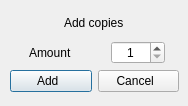
<?xml version="1.0" encoding="UTF-8"?>
<ui version="4.0">
 <class>Dialog</class>
 <widget class="QDialog" name="Dialog">
  <property name="geometry">
   <rect>
    <x>0</x>
    <y>0</y>
    <width>188</width>
    <height>106</height>
   </rect>
  </property>
  <property name="windowTitle">
   <string>Dialog</string>
  </property>
  <widget class="QWidget" name="gridLayoutWidget_11">
   <property name="geometry">
    <rect>
     <x>10</x>
     <y>10</y>
     <width>169</width>
     <height>82</height>
    </rect>
   </property>
   <layout class="QGridLayout" name="gridLayout_12">
    <item row="3" column="0">
     <widget class="QPushButton" name="add_button">
      <property name="layoutDirection">
       <enum>Qt::RightToLeft</enum>
      </property>
      <property name="text">
       <string>Add  </string>
      </property>
      <property name="icon">
       <iconset>
        <normaloff>../frontend/images/check_mark.png</normaloff>../frontend/images/check_mark.png</iconset>
      </property>
     </widget>
    </item>
    <item row="0" column="0" colspan="2" alignment="Qt::AlignHCenter">
     <widget class="QLabel" name="label_20">
      <property name="text">
       <string>Add copies</string>
      </property>
     </widget>
    </item>
    <item row="2" column="1" alignment="Qt::AlignHCenter">
     <widget class="QSpinBox" name="amount_spin_box">
      <property name="alignment">
       <set>Qt::AlignCenter</set>
      </property>
      <property name="minimum">
       <number>1</number>
      </property>
      <property name="maximum">
       <number>1000</number>
      </property>
     </widget>
    </item>
    <item row="3" column="1">
     <widget class="QPushButton" name="cancel_button">
      <property name="layoutDirection">
       <enum>Qt::RightToLeft</enum>
      </property>
      <property name="text">
       <string>Cancel  </string>
      </property>
      <property name="icon">
       <iconset>
        <normaloff>../frontend/images/cross_red.png</normaloff>../frontend/images/cross_red.png</iconset>
      </property>
     </widget>
    </item>
    <item row="2" column="0" alignment="Qt::AlignHCenter">
     <widget class="QLabel" name="label_21">
      <property name="text">
       <string>Amount</string>
      </property>
     </widget>
    </item>
   </layout>
  </widget>
 </widget>
 <resources/>
 <connections/>
</ui>
